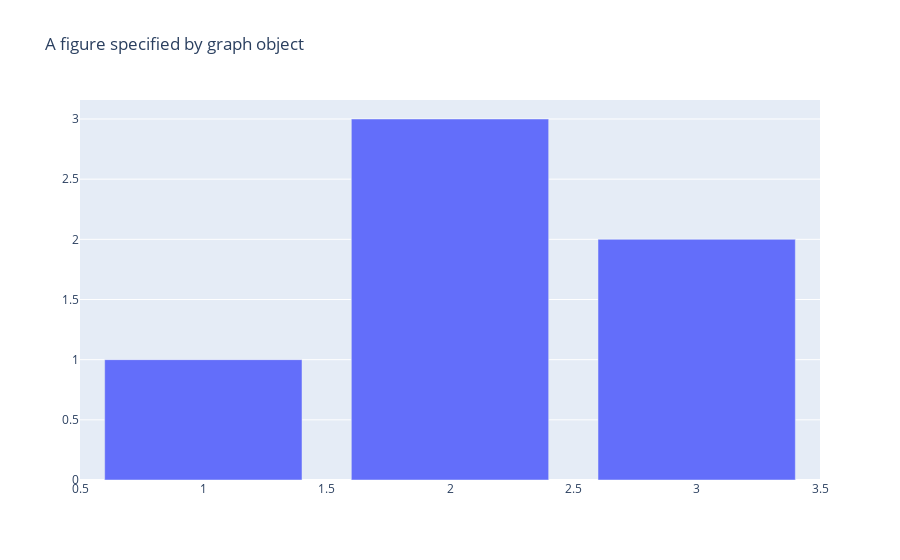

Notebook source saved alongside this figure:
### Code cell
import plotly.graph_objects as go 
fig = go.Figure(
    data = [go.Bar(x=[1,2,3],y=[1,3,2])],
    layout = go.Layout(title = go.layout.Title(text = 'A figure specified by graph object'))
)
fig.show()

### Figure 1 — Plotly figure (JSON) as saved in the notebook; plotly's stock layout.template omitted (floating-point values rounded to 4 significant figures)
{"data": [{"type": "bar", "x": [1, 2, 3], "y": [1, 3, 2]}], "layout": {"title": {"text": "A figure specified by graph object"}}}
